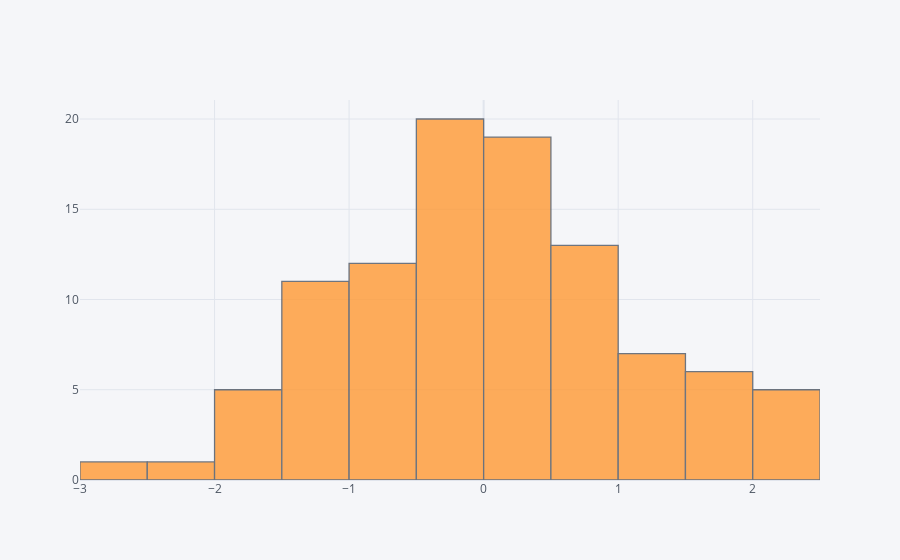

Here is the notebook cell this chart was saved with:
### Code cell
df['A'].iplot(kind='hist',bins=25)

### Figure 1 — Plotly figure (JSON) as saved in the notebook; plotly's stock layout.template omitted (floating-point values rounded to 4 significant figures)
{"data": [{"histfunc": "count", "histnorm": "", "marker": {"color": "rgba(255, 153, 51, 1.0)", "line": {"color": "#4D5663", "width": 1.3}}, "name": "A", "nbinsx": 25, "opacity": 0.8, "orientation": "v", "type": "histogram", "x": [0.04285, 0.5038, 0.7598, -1.188, -0.3509, 1.07, -0.7933, -1.34, 1.421, -0.3964, 0.0103, -1.073, -0.5199, 0.9782, 0.66, 0.2292, 1.156, -0.5576, 0.2933, 1.332, 0.4757, -1.663, 0.9968, -0.322, -0.7219, -0.8208, -0.7435, 0.04909, 0.03952, -0.2936, 1.695, 0.06668, -0.6752, 0.1549, -0.1534, -0.3706, 2.316, -1.34, 0.1233, -0.2102, -0.05375, -0.234, 0.1967, 2.233, 0.3844, -1.067, -1.182, -1.578, 0.6161, -2.555, 1.617, -1.492, -1.393, -0.1735, 1.138, 0.3527, 2.491, 1.913, 0.8353, -0.9447, -1.022, -1.36, 0.9058, -0.1966, -0.04319, 1.123, -0.7392, -0.6036, 1.521, -0.2877, -1.701, 0.5563, 0.9258, 0.0355, -0.1447, 0.2418, -0.4791, -0.784, 0.7557, 0.6637, -2.236, 0.3427, -0.2506, -1.624, -1.133, 1.575, 0.08857, 1.02, 0.07618, 2.196, -0.1042, -1.6, 0.8137, -0.01215, 0.09033, -0.7584, -0.02472, 1.617, 2.079, -0.3211]}], "layout": {"autosize": true, "barmode": "overlay", "legend": {"bgcolor": "#F5F6F9", "font": {"color": "#4D5663"}}, "paper_bgcolor": "#F5F6F9", "plot_bgcolor": "#F5F6F9", "title": {"font": {"color": "#4D5663"}}, "xaxis": {"autorange": true, "gridcolor": "#E1E5ED", "range": [-3, 2.5], "showgrid": true, "tickfont": {"color": "#4D5663"}, "title": {"font": {"color": "#4D5663"}, "text": ""}, "type": "linear", "zerolinecolor": "#E1E5ED"}, "yaxis": {"autorange": true, "gridcolor": "#E1E5ED", "range": [0, 21.05], "showgrid": true, "tickfont": {"color": "#4D5663"}, "title": {"font": {"color": "#4D5663"}, "text": ""}, "zerolinecolor": "#E1E5ED"}}}
